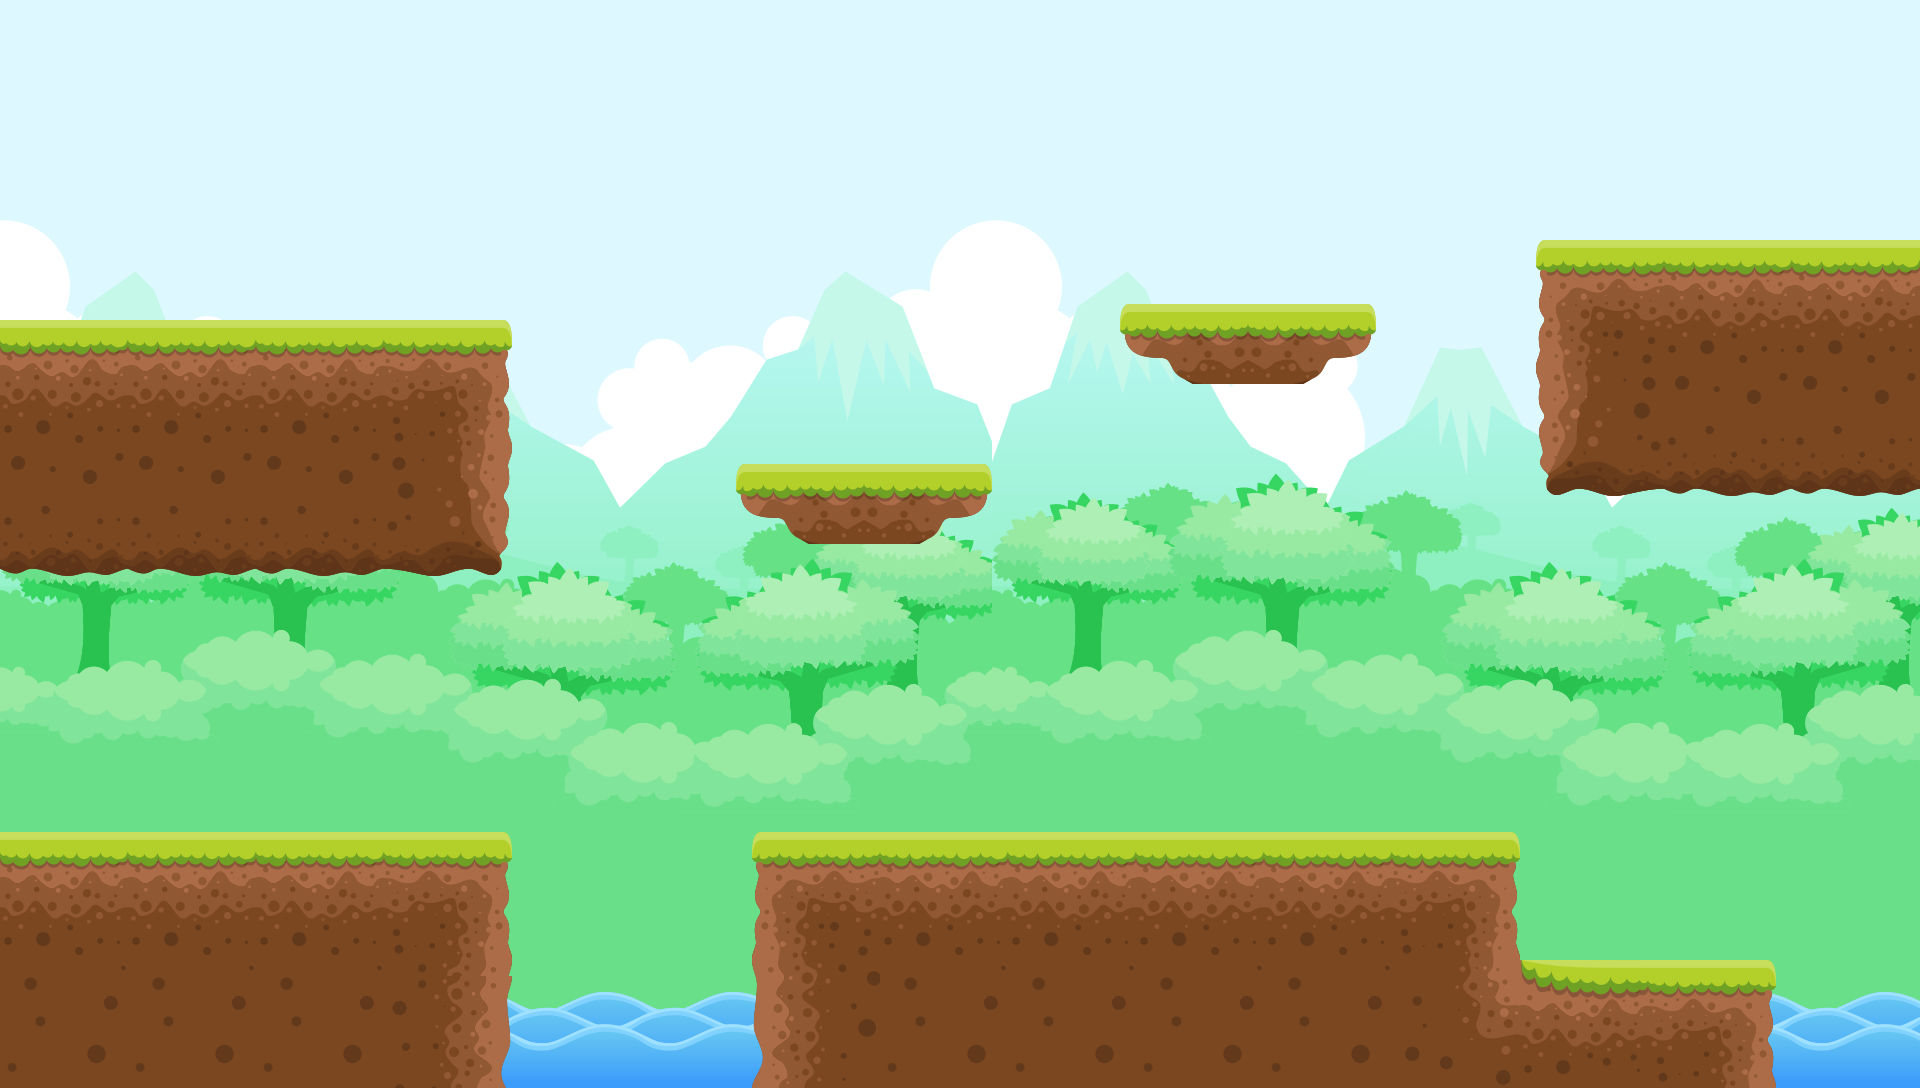

The image is a tile-based game level rendered from a .tmx file. Its description and source (layers, tilesets, objects; grid data summarised) follow:
An orthogonal 120x68 tile map with 16x16 px tiles, 3 tile layers (background, water, Tile Layer 1), 15 tilesets and 17 objects (7x platform, 4x player, 2x water, 2x wall).

<map version="1.10" tiledversion="1.10.2" orientation="orthogonal" renderorder="right-down" width="120" height="68" tilewidth="16" tileheight="16" infinite="0" nextlayerid="9" nextobjectid="35">
 <tileset firstgid="1" source="1.tsx" />
 <tileset firstgid="65" source="2.tsx" />
 <tileset firstgid="129" source="3.tsx" />
 <tileset firstgid="193" source="9.tsx" />
 <tileset firstgid="257" source="16.tsx" />
 <tileset firstgid="321" source="5.tsx" />
 <tileset firstgid="385" source="6.tsx" />
 <tileset firstgid="449" source="17.tsx" />
 <tileset firstgid="497" source="4.tsx" />
 <tileset firstgid="561" source="10.tsx" />
 <tileset firstgid="625" source="11.tsx" />
 <tileset firstgid="689" source="13.tsx" />
 <tileset firstgid="729" source="15.tsx" />
 <tileset firstgid="769" source="12.tsx" />
 <tileset firstgid="833" source="BG.tsx" />
 <layer id="6" name="background" width="120" height="68">
  <data>[8160 cells, 8146 non-empty, 2849 distinct tile ids]</data>
 </layer>
 <layer id="7" name="water" width="120" height="68">
  <data>[8160 cells, 720 non-empty, 48 distinct tile ids]</data>
 </layer>
 <layer id="1" name="Tile Layer 1" width="120" height="68">
  <data>[8160 cells, 2465 non-empty, 777 distinct tile ids]</data>
 </layer>
 <objectgroup id="3" name="Collisions" visible="0">
  <object id="2" type="platform" x="4" y="320" width="506" height="252" />
  <object id="3" type="platform" x="2" y="830" width="506" height="260" />
  <object id="4" type="platform" x="748" y="830" width="770" height="264" />
  <object id="5" type="platform" x="1522" y="962" width="250" height="130" />
  <object id="6" type="platform" x="1536" y="238" width="386" height="258" />
  <object id="16" type="water" x="510" y="1014" width="238" height="68" />
  <object id="17" type="water" x="1778" y="1010" width="140" height="76" />
  <object id="20" type="wall" x="-30" y="-12" width="26" height="1124" />
  <object id="22" type="wall" x="1924" y="-40" width="50" height="1136" />
  <object id="25" type="platform" x="732" y="464" width="262" height="76" />
  <object id="26" type="platform" x="1122" y="304" width="252" height="82" />
 </objectgroup>
 <objectgroup id="8" name="Spawnpoints">
  <object id="27" type="player" x="154" y="120" width="120" height="134" />
  <object id="28" x="1384" y="1148" />
  <object id="29" type="player" x="1258" y="538" width="114" height="140" />
  <object id="30" type="player" x="1668" y="78" width="86" height="122" />
  <object id="31" type="player" x="184" y="664" width="126" height="102" />
  <object id="33" x="1478" y="1244" />
 </objectgroup>
</map>
